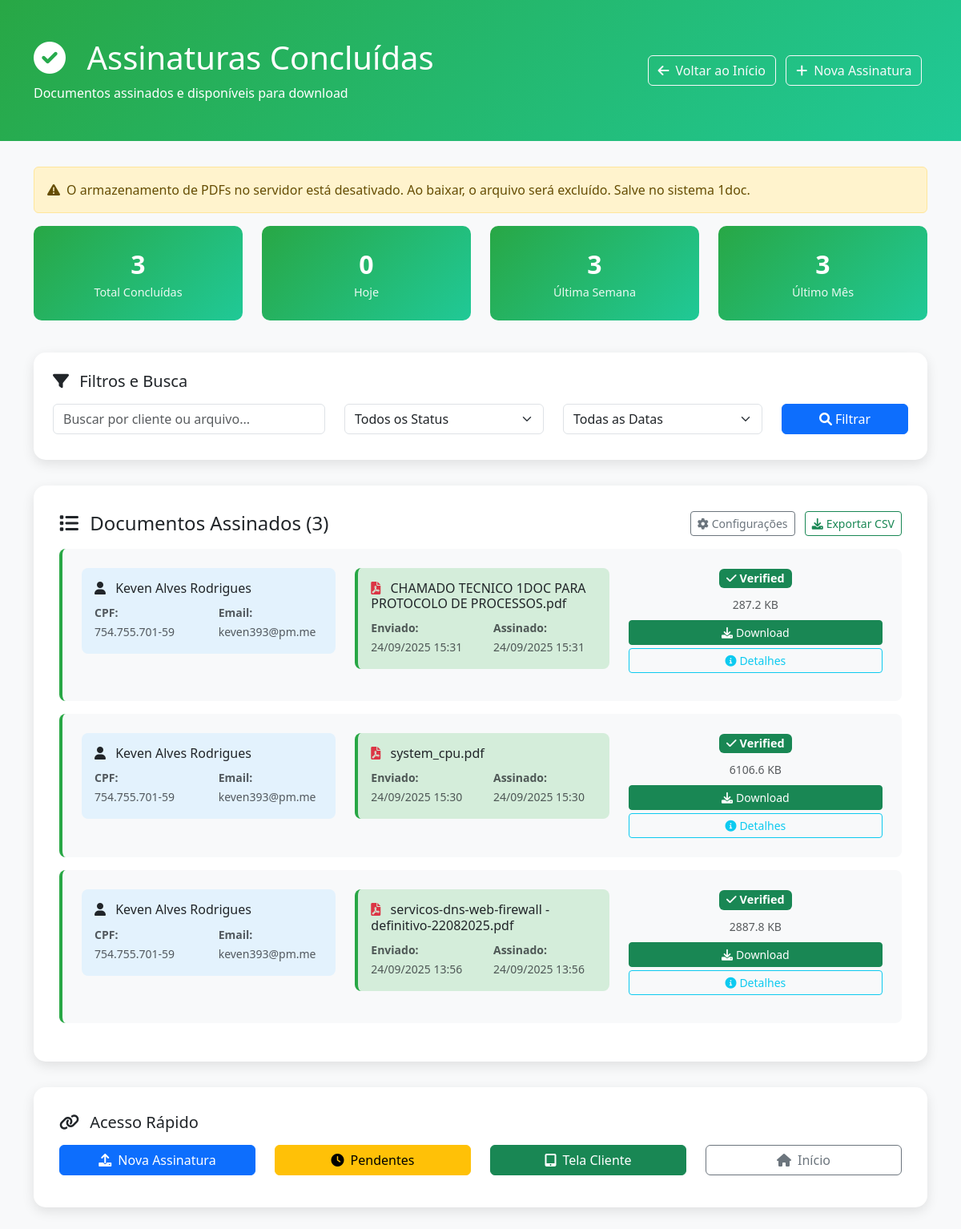
Page /internal/completed (signed in) on the committed database.
### models.py (models this page shows, shortened)
class Signature(db.Model):
    __tablename__ = 'signatures'
    id = db.Column(db.Integer, primary_key=True)
    user_id = db.Column(db.Integer, db.ForeignKey('users.id'), nullable=False)
    file_id = db.Column(db.String(255), nullable=False)
    original_filename = db.Column(db.String(255), nullable=False)
    signature_hash = db.Column(db.String(64), nullable=False)  # SHA-256 hex = 64 chars
    signature_algorithm = db.Column(db.String(50), nullable=False)
    signature_data = db.Column(db.Text)  # Dados da assinatura digital (base64)
    timestamp = db.Column(db.DateTime, default=datetime.now)
    file_size = db.Column(db.Integer)
    signature_valid = db.Column(db.Boolean, default=True)
    signed_pdf = db.Column(db.LargeBinary)
    client_name = db.Column(db.String(255))
    client_cpf = db.Column(db.String(14))
    client_email = db.Column(db.String(255))
    client_phone = db.Column(db.String(20))
    client_birth_date = db.Column(db.Date)
    client_address = db.Column(db.Text)
    ip_address = db.Column(db.String(45))
    mac_address = db.Column(db.String(17))  # Formato XX:XX:XX:XX:XX:XX
    user_agent = db.Column(db.Text)
    browser_name = db.Column(db.String(50))
    browser_version = db.Column(db.String(20))
    operating_system = db.Column(db.String(100))
    device_type = db.Column(db.String(20))  # Desktop, Mobile, Tablet
    screen_resolution = db.Column(db.String(20))
    timezone = db.Column(db.String(50))
    location_country = db.Column(db.String(100))
    location_city = db.Column(db.String(100))
    location_latitude = db.Column(db.Float)
    location_longitude = db.Column(db.Float)
    signature_method = db.Column(db.String(20), default='drawing')  # drawing, upload, etc.
    signature_duration = db.Column(db.Integer)  # Tempo gasto na assinatura em segundos
    verification_status = db.Column(db.String(20), default='verified')
    verification_notes = db.Column(db.Text)
    status = db.Column(db.String(20), default='pending')  # pending, completed, cancelled
    created_at = db.Column(db.DateTime, default=datetime.now)
    updated_at = db.Column(db.DateTime, default=datetime.now, onupdate=datetime.now)

### app.py (the view)
    @app.route('/internal/completed')
    @login_required
    def internal_completed_signatures():
        completed_signatures = Signature.query.filter_by(
            user_id=current_user.id,
            status='completed'
        ).order_by(Signature.timestamp.desc()).all()
        now_dt = datetime.now()
        today_start = datetime(now_dt.year, now_dt.month, now_dt.day)
        week_ago_dt = now_dt - timedelta(days=7)
        month_ago_dt = now_dt - timedelta(days=30)
        today_count = sum(1 for s in completed_signatures if s.updated_at and s.updated_at >= today_start)
        week_count = sum(1 for s in completed_signatures if s.updated_at and s.updated_at >= week_ago_dt)
        month_count = sum(1 for s in completed_signatures if s.updated_at and s.updated_at >= month_ago_dt)
        return render_template('internal/completed.html',
                            signatures=completed_signatures,
                            today_count=today_count,
                            week_count=week_count,
                            month_count=month_count,
                            store_pdfs=get_store_pdfs_flag())

### mobile_optimizations.py (called while the page is built, shortened)
def is_mobile_device():
    user_agent = request.headers.get('User-Agent', '').lower()
    mobile_indicators = [
        'mobile', 'android', 'iphone', 'ipad', 'tablet',
        'samsung', 'chrome', 'safari'
    ]
    return any(indicator in user_agent for indicator in mobile_indicators)

def optimize_for_device():
    if not is_mobile_device():
        return

def get_optimized_query_limits():
    if not is_mobile_device():
        return 100  # Desktop

def should_use_compression():
    if not is_mobile_device():
        return False
    return True

def get_cache_timeout():
    if not is_mobile_device():
        return 300  # 5 minutos para desktop

def get_mobile_headers():
    if not is_mobile_device():
        return {}

def log_performance_metrics():
    if not is_mobile_device():
        return
    if hasattr(g, 'start_time'):
        duration = time.time() - g.start_time
        user_agent = request.headers.get('User-Agent', '')
        if duration > 2.0:
            print(f"SLOW MOBILE REQUEST: {duration:.2f}s - {request.endpoint} - {user_agent[:50]}")

### templates/internal/completed.html (shortened to what this page needs)
<!DOCTYPE html>
<html lang="pt-BR">
<head>
    <link href="https://cdn.jsdelivr.net/npm/bootstrap@5.3.0/dist/css/bootstrap.min.css" rel="stylesheet">
    <link href="https://cdnjs.cloudflare.com/ajax/libs/font-awesome/6.0.0/css/all.min.css" rel="stylesheet">
</head>
<body>
    <div class="completed-header">
        <div class="container">
            <div class="row align-items-center">
                <div class="col-md-8">
                    <h1 class="mb-2">
                        <i class="fas fa-check-circle me-3"></i>
                        Assinaturas Concluídas
                    </h1>
                    <p class="mb-0">Documentos assinados e disponíveis para download</p>
                </div>
                <div class="col-md-4 text-center">
                    <a href="{{ url_for('index') }}" class="btn btn-outline-light me-2">
                        <i class="fas fa-arrow-left me-2"></i>Voltar ao Início
                    </a>
                    <a href="{{ url_for('internal_signature_upload') }}" class="btn btn-outline-light">
                        <i class="fas fa-plus me-2"></i>Nova Assinatura
                    </a>
                </div>
            </div>
        </div>
    </div>
    <div class="container">
        {% if not store_pdfs %}
        <div class="alert alert-warning d-flex align-items-center" role="alert">
            <i class="fas fa-exclamation-triangle me-2"></i>
            O armazenamento de PDFs no servidor está desativado. Ao baixar, o arquivo será excluído. Salve no sistema 1doc.
        </div>
        {% endif %}
        <div class="row mb-4">
            <div class="col-md-3">
                <div class="stats-card">
                    <div class="stats-number">{{ signatures|length }}</div>
                    <div class="stats-label">Total Concluídas</div>
                </div>
            </div>
            <div class="col-md-3">
                <div class="stats-card">
                    <div class="stats-number">{{ today_count }}</div>
                    <div class="stats-label">Hoje</div>
                </div>
            </div>
            <div class="col-md-3">
                <div class="stats-card">
                    <div class="stats-number">{{ week_count }}</div>
                    <div class="stats-label">Última Semana</div>
                </div>
            </div>
            <div class="col-md-3">
                <div class="stats-card">
                    <div class="stats-number">{{ month_count }}</div>
                    <div class="stats-label">Último Mês</div>
                </div>
            </div>
        </div>
        <div class="filter-section">
            <h5 class="mb-3">
                <i class="fas fa-filter me-2"></i>
                Filtros e Busca
            </h5>
            <div class="row">
                <div class="col-md-4 mb-2">
                    <input type="text" class="form-control" id="searchInput" placeholder="Buscar por cliente ou arquivo...">
                </div>
                <div class="col-md-3 mb-2">
                    <select class="form-select" id="statusFilter">
                        <option value="">Todos os Status</option>
                    </select>
                </div>
                <div class="col-md-3 mb-2">
                    <select class="form-select" id="dateFilter">
                        <option value="">Todas as Datas</option>
                    </select>
                </div>
                <div class="col-md-2 mb-2">
                    <button class="btn btn-primary w-100" onclick="applyFilters()">
                        <i class="fas fa-search me-1"></i>Filtrar
                    </button>
                </div>
            </div>
        </div>
        {% if signatures %}
        <div class="completed-card">
            <div class="d-flex justify-content-between align-items-center mb-3">
                <h4 class="mb-0">
                    <i class="fas fa-list me-2"></i>
                    Documentos Assinados ({{ signatures|length }})
                </h4>
                <div>
                    <a href="{{ url_for('admin_settings') }}" class="btn btn-outline-secondary btn-sm me-2">
                        <i class="fas fa-cog me-1"></i>Configurações
                    </a>
                    <button class="btn btn-outline-success btn-sm" onclick="exportToCSV()">
                        <i class="fas fa-download me-1"></i>Exportar CSV
                    </button>
                </div>
            </div>
            {% for signature in signatures %}
            <div class="signature-item" data-client="{{ signature.client_name|lower }}" data-filename="{{ signature.original_filename|lower }}" data-status="{{ signature.verification_status }}" data-date="{{ signature.updated_at.strftime('%Y-%m-%d') }}">
                <div class="row">
                    <div class="col-md-4">
                        <div class="client-info">
                            <h6 class="mb-2">
                                <i class="fas fa-user me-2"></i>
                                {{ signature.client_name }}
                            </h6>
                            <div class="row">
                                <div class="col-6">
                                    <small class="text-muted">
                                        <strong>CPF:</strong><br>
                                        {{ signature.client_cpf|cpf }}
                                    </small>
                                </div>
                                <div class="col-6">
                                    <small class="text-muted">
                                        <strong>Email:</strong><br>
                                        {{ signature.client_email or 'Não informado' }}
                                    </small>
                                </div>
                            </div>
                        </div>
                    </div>
                    <div class="col-md-4">
                        <div class="signature-details">
                            <h6 class="mb-2">
                                <i class="fas fa-file-pdf me-2 text-danger"></i>
                                {{ signature.original_filename }}
                            </h6>
                            <div class="row">
                                <div class="col-6">
                                    <small class="text-muted">
                                        <strong>Enviado:</strong><br>
                                        {{ signature.timestamp.strftime('%d/%m/%Y %H:%M') }}
                                    </small>
                                </div>
                                <div class="col-6">
                                    <small class="text-muted">
                                        <strong>Assinado:</strong><br>
                                        {{ signature.updated_at.strftime('%d/%m/%Y %H:%M') }}
                                    </small>
                                </div>
                            </div>
                        </div>
                    </div>
                    <div class="col-md-4">
                        <div class="text-center mb-2">
                            <span class="badge bg-success status-badge">
                                <i class="fas fa-check me-1"></i>{{ signature.verification_status|title }}
                            </span>
                        </div>
                        <div class="text-center mb-2">
                            <small class="text-muted">
                                {{ (signature.file_size / 1024)|round(1) }} KB
                            </small>
                        </div>
                        <div class="d-grid gap-1">
                            <a href="{{ url_for('client_download_signed', signature_id=signature.id) }}"
                               class="btn btn-success btn-sm download-btn"
                               data-store="{{ '1' if store_pdfs else '0' }}"
                               data-filename="{{ signature.original_filename }}">
                                <i class="fas fa-download me-1"></i>Download
                            </a>
                            <button type="button" class="btn btn-outline-info btn-sm"
                                    onclick="showSignatureDetails({{ signature.id }})">
                                <i class="fas fa-info-circle me-1"></i>Detalhes
                            </button>
                        </div>
                    </div>
                </div>
            </div>
            {% endfor %}
        </div>
        {% endif %}
        <div class="row mt-4">
            <div class="col-12">
                <div class="completed-card">
                    <h5 class="mb-3">
                        <i class="fas fa-link me-2"></i>
                        Acesso Rápido
                    </h5>
                    <div class="row">
                        <div class="col-md-3 mb-2">
                            <a href="{{ url_for('internal_signature_upload') }}" class="btn btn-primary w-100">
                                <i class="fas fa-upload me-2"></i>Nova Assinatura
                            </a>
                        </div>
                        <div class="col-md-3 mb-2">
                            <a href="{{ url_for('internal_pending_signatures') }}" class="btn btn-warning w-100">
                                <i class="fas fa-clock me-2"></i>Pendentes
                            </a>
                        </div>
                        <div class="col-md-3 mb-2">
                            <a href="{{ url_for('client_select_document') }}" class="btn btn-success w-100" target="_blank">
                                <i class="fas fa-tablet-alt me-2"></i>Tela Cliente
                            </a>
                        </div>
                        <div class="col-md-3 mb-2">
                            <a href="{{ url_for('index') }}" class="btn btn-outline-secondary w-100">
                                <i class="fas fa-home me-2"></i>Início
                            </a>
                        </div>
                    </div>
                </div>
            </div>
        </div>
    </div>
</body>
</html>

### templates/internal/completed.html (style rules this page uses)
body { background-color: #f8f9fa; }
.completed-header { background: linear-gradient(135deg, #28a745, #20c997); color: white; padding: 3rem 0; margin-bottom: 2rem; }
.completed-card { background: white; border-radius: 15px; box-shadow: 0 5px 15px rgba(0, 0, 0, 0.1); padding: 2rem; margin-bottom: 2rem; }
.signature-item { background: #f8f9fa; border-radius: 8px; padding: 1.5rem; margin-bottom: 1rem; border-left: 4px solid #28a745; transition: all 0.3s ease; }
.status-badge { font-size: 0.9rem; }
.client-info { background: #e3f2fd; border-radius: 8px; padding: 1rem; margin-bottom: 1rem; }
.signature-details { background: #d4edda; border-radius: 8px; padding: 1rem; margin-bottom: 1rem; border-left: 4px solid #28a745; }
.filter-section { background: white; border-radius: 15px; box-shadow: 0 5px 15px rgba(0, 0, 0, 0.1); padding: 1.5rem; margin-bottom: 2rem; }
.stats-card { background: linear-gradient(135deg, #28a745, #20c997); color: white; border-radius: 10px; padding: 1.5rem; text-align: center; margin-bottom: 1rem; }
.stats-number { font-size: 2rem; font-weight: bold; }
.stats-label { opacity: 0.9; font-size: 0.9rem; }

### rows in the picture
Signature: client_name "Keven Alves Rodrigues", client_cpf|cpf "754.755.701-59", client_email "keven393@pm.me", original_filename "CHAMADO TECNICO 1DOC PARA PROTOCOLO DE PROCESSOS.pdf", timestamp "24/09/2025 15:31", updated_at "24/09/2025 15:31", verification_status "Verified", (signature.file_size/1024)|round(1) "287.2"
Signature: client_name "Keven Alves Rodrigues", client_cpf|cpf "754.755.701-59", client_email "keven393@pm.me", original_filename "system_cpu.pdf", timestamp "24/09/2025 15:30", updated_at "24/09/2025 15:30", verification_status "Verified", (signature.file_size/1024)|round(1) "6106.6"
Signature: client_name "Keven Alves Rodrigues", client_cpf|cpf "754.755.701-59", client_email "keven393@pm.me", original_filename "servicos-dns-web-firewall - definitivo-22082025.pdf", timestamp "24/09/2025 13:56", updated_at "24/09/2025 13:56", verification_status "Verified", (signature.file_size/1024)|round(1) "2887.8"

### other values in the picture
{{ signatures|length }} "3"
{{ today_count }} "0"
{{ week_count }} "3"
{{ month_count }} "3"
